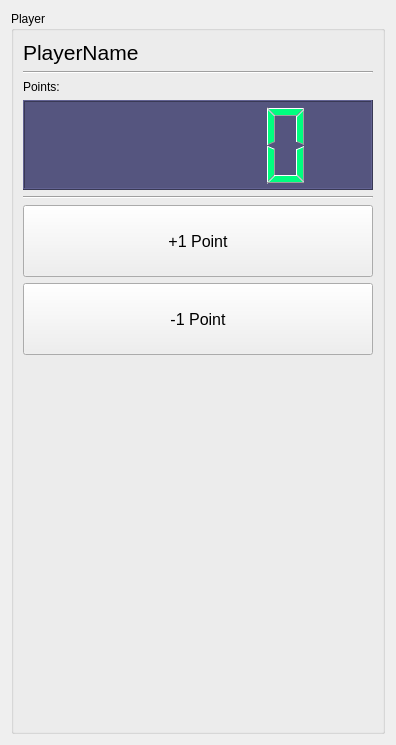
<?xml version="1.0" encoding="UTF-8"?>
<ui version="4.0">
 <class>ScoreboardWidget</class>
 <widget class="QWidget" name="ScoreboardWidget">
  <property name="geometry">
   <rect>
    <x>0</x>
    <y>0</y>
    <width>396</width>
    <height>745</height>
   </rect>
  </property>
  <property name="windowTitle">
   <string>Form</string>
  </property>
  <layout class="QVBoxLayout" name="verticalLayout_2">
   <item>
    <widget class="QGroupBox" name="grpPlayer">
     <property name="title">
      <string>Player</string>
     </property>
     <layout class="QVBoxLayout" name="verticalLayout">
      <item>
       <widget class="QLabel" name="lblPlayername">
        <property name="font">
         <font>
          <pointsize>16</pointsize>
         </font>
        </property>
        <property name="text">
         <string>PlayerName</string>
        </property>
       </widget>
      </item>
      <item>
       <widget class="Line" name="line">
        <property name="orientation">
         <enum>Qt::Horizontal</enum>
        </property>
       </widget>
      </item>
      <item>
       <widget class="QLabel" name="lblPoints">
        <property name="text">
         <string>Points:</string>
        </property>
       </widget>
      </item>
      <item>
       <widget class="QLCDNumber" name="lcdPoints">
        <property name="minimumSize">
         <size>
          <width>0</width>
          <height>90</height>
         </size>
        </property>
        <property name="styleSheet">
         <string notr="true">background-color: rgb(85, 85, 127);
color: rgb(0, 255, 127);</string>
        </property>
       </widget>
      </item>
      <item>
       <widget class="Line" name="line_2">
        <property name="orientation">
         <enum>Qt::Horizontal</enum>
        </property>
       </widget>
      </item>
      <item>
       <widget class="QPushButton" name="btnPlus1">
        <property name="minimumSize">
         <size>
          <width>0</width>
          <height>72</height>
         </size>
        </property>
        <property name="maximumSize">
         <size>
          <width>16777215</width>
          <height>16777215</height>
         </size>
        </property>
        <property name="font">
         <font>
          <pointsize>12</pointsize>
         </font>
        </property>
        <property name="text">
         <string>+1 Point</string>
        </property>
       </widget>
      </item>
      <item>
       <widget class="QPushButton" name="btnMinus1">
        <property name="minimumSize">
         <size>
          <width>0</width>
          <height>72</height>
         </size>
        </property>
        <property name="maximumSize">
         <size>
          <width>16777215</width>
          <height>16777215</height>
         </size>
        </property>
        <property name="font">
         <font>
          <pointsize>12</pointsize>
         </font>
        </property>
        <property name="text">
         <string>-1 Point</string>
        </property>
       </widget>
      </item>
      <item>
       <spacer name="verticalSpacer">
        <property name="orientation">
         <enum>Qt::Vertical</enum>
        </property>
        <property name="sizeHint" stdset="0">
         <size>
          <width>20</width>
          <height>40</height>
         </size>
        </property>
       </spacer>
      </item>
     </layout>
    </widget>
   </item>
  </layout>
 </widget>
 <resources/>
 <connections/>
</ui>
